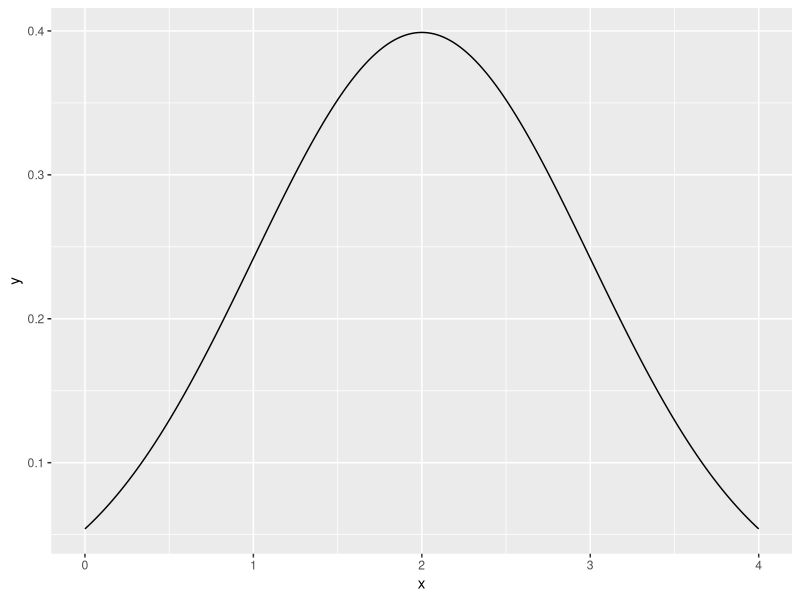
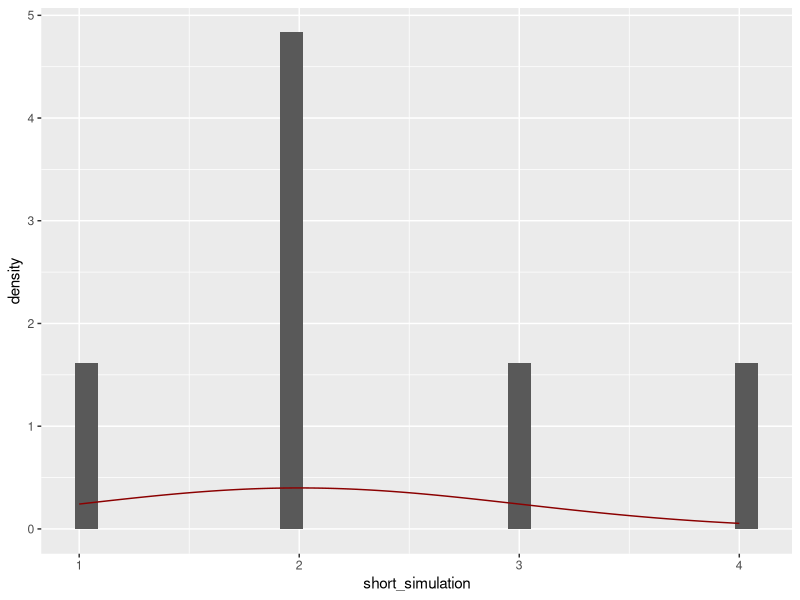

These figures' R source, in order:
## ---- chunk 1
library(tidyverse)
## ---- chunk 2
knitr::include_app('http://www.statistics.wtf/PDF_Explorer/')
## ---- chunk 3

d <- data.frame(
  x = seq(from = 0, to = 4, by = 0.01)) %>%  
  mutate(
    y = dnorm(x, mean = 2, sd = 1)
    )

d %>%  
  ggplot() + 
  aes(x = x, y = y) + 
  geom_line()
## ---- chunk 4
rnorm(n = 1, mean = 2, sd = 1)
## ---- chunk 5
simulation <- replicate(
  n    = 10,      # should you change this line? 
  expr = 1 + .2   # or this line? 
  )

simulation
## ---- chunk 6
short_simulation <-  c(1,2,3,2,4,2)

true_density <- function(x) {
  dnorm(x = x, mean = 2, sd = 1)
  }

dat_hist <- data.frame(short_simulation)

dat_hist %>% 
  ggplot() + 
  geom_histogram(
    aes(x = short_simulation, y = ..density..)) + 
  stat_function(
    aes(x = short_simulation), fun = true_density, color = 'darkred')
## ---- chunk 7
rz <- function() {
  2 # Replace with your code
}
## ---- chunk 8
knitr::include_app(url = 'http://statistics.wtf/betahat/', height = '1200px')
